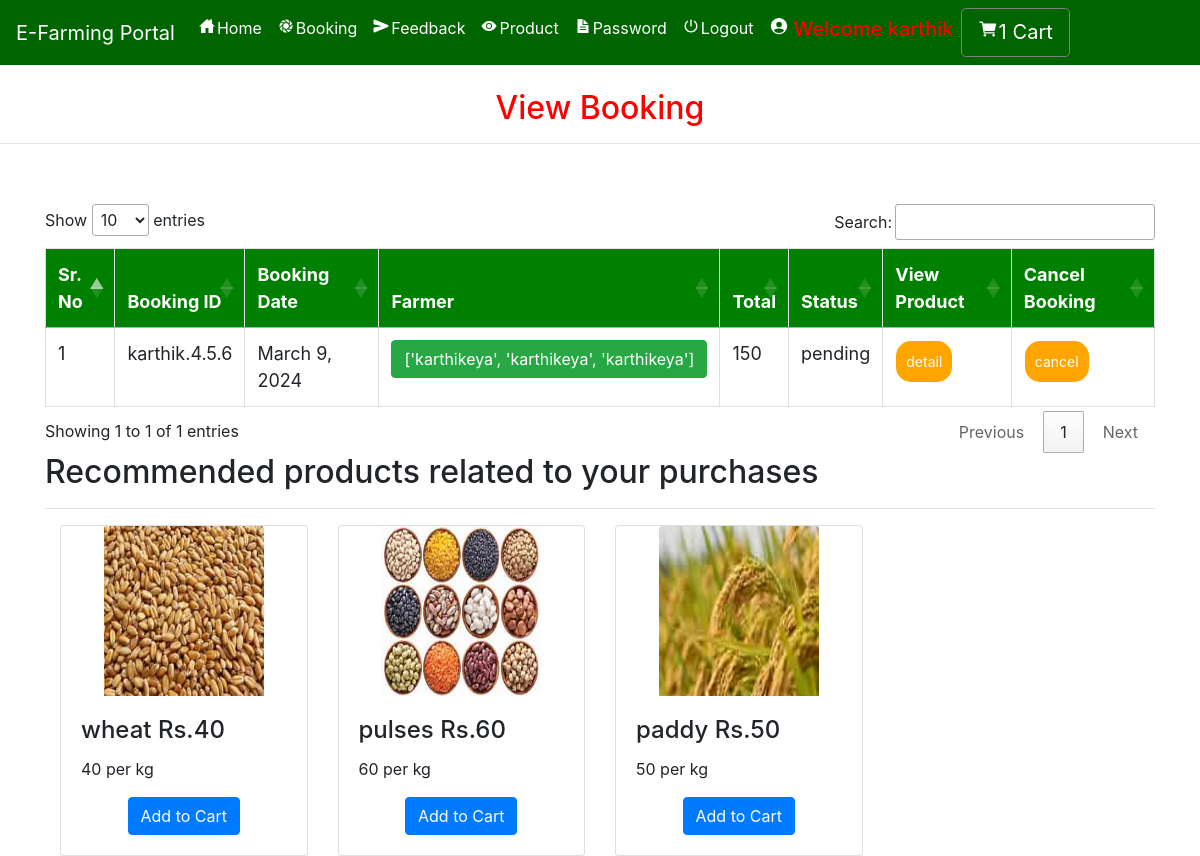
/view_booking (signed in), run on the app's committed database.
### farmerapp/models.py (models this page shows, shortened)
class Booking(models.Model):
    status = models.ForeignKey(Status, on_delete=models.CASCADE, null=True)
    profile = models.ForeignKey(Profile, on_delete=models.CASCADE, null=True)
    farmer =  models.TextField(null=True)
    booking_id = models.CharField(max_length=200,null=True)
    quantity = models.CharField(max_length=100,null=True)
    payment_id = models.CharField(max_length=200,null=True)
    payment_status = models.CharField(max_length=200,null=True, default="Pending")
    book_date = models.CharField(max_length=30, null=True)
    total = models.IntegerField(null=True)

class Status(models.Model):
    name = models.CharField(max_length=20, null=True)

class Product(models.Model):
    user = models.ForeignKey(User, on_delete=models.CASCADE, null=True)
    category = models.ForeignKey(Category, on_delete=models.CASCADE, null=True)
    image = models.FileField(null=True)
    name = models.CharField(max_length=30, null=True)
    price = models.IntegerField(null=True)
    desc = models.TextField(null=True)

### farmerapp/views.py (the view)
# urls.py: path('view_booking', View_Booking, name='view_booking'),
def View_Booking(request):
    user = User.objects.get(id=request.user.id)
    profile = Profile.objects.get(user=user)
    cart = Cart.objects.filter(profile=profile)
    book = Booking.objects.filter(profile=profile)
    if profile.user_type == "Seller":
        book = Booking.objects.filter(farmer__icontains=request.user.username)
    pro = recommended_product(request)
    num1=0
    for i in cart:
        num1 += 1
    d = {'book': book,'num1':num1, 'pro':pro}
    return render(request, 'view_booking.html', d)

### farmerapp/views.py (called while the page is built)
def recommended_product(request):
    user = User.objects.get(id=request.user.id)
    profile = Profile.objects.get(user=user)
    book = Booking.objects.filter(profile=profile).order_by('-id')[:2]
    recommend = []
    for i in book:
        recommend+=i.booking_id.split('.')[1:]
    pro1 = Product.objects.filter(id__in=recommend)
    cat = []
    for i in pro1:
        if not i.category.id in cat:
            cat.append(i.category.id)
    pro = Product.objects.filter(category__id__in=cat).order_by('?')
    return pro

### farmerapp/templates/view_booking.html (shortened to what this page needs)
{% extends 'navigation.html' %}
{% block body %}
<center><h2 style="color:red;margin-top:2%">View Booking</h2></center><hr>
 <div class="container">
<table class="table table-bordered" id="myTable">
  <thead>
  <tr>
    <th>Sr. No</th>
    <th>Booking ID</th>
    <th>Booking Date</th>
      <th>Farmer</th>
      <th>Total</th>
      <th>Status</th>
    <th>View Product</th>
    <th>Cancel Booking</th>
  </tr>
  </thead>
   <tbody>
{% for i in book %}
  <tr>
      <td>{{forloop.counter}}</td>
    <td>{{i.booking_id}}</td>
    <td>{{i.book_date}}</td>
      <td>
        <a href="farmer_detail/{{i.id}}">
          <button class="btn btn-success">{{i.farmer}}</button>
        </a>
      </td>
      <td>{{i.total}}</td>
      <td>{{i.status.name}}</td>
      <td><a href="{% url 'booking_detail' i.booking_id i.id %}"><button class="button button1">detail</button></a></td>
      <td><a href="{% url 'delete_booking' i.booking_id i.id %}" onclick="return confirm('Are you sure?')"><button class="button button1" id="#delete">cancel</button></a></td>
  </tr>
   {% endfor %}
    </tbody>
</table>
 </div>
<div class="container">
    <h2>Recommended products related to your purchases</h2><hr>
    <div class="carousel-inner row w-100 mx-auto">
			{% for j in pro %}
				<div class="carousel-item col-md-3 active"><div class="card">
					<center>
            <a href="/product_detail/{{j.id}}">
              <img class="card-img-top img-fluid" align="center" src="{{j.image.url}}" style="width:160px;height:170px;float:center" alt="card-img">
            </a>
          </center>
            <div class="card-body">
   						<h4 class="card-title">{{j.name}} Rs.{{j.price}}</h4>
   						<p class="card-text">{{j.desc}}</p>
   						<form align="center" action="{% url 'add_cart' j.id %}" method="post">
                            <button type="submit" class="btn btn-primary">Add to Cart</button>
</form>
   					</div>
   				</div>
   			</div>
			{% endfor %}
		</div>
</div>
{% endblock %}

### farmerapp/templates/navigation.html (style rules this page uses)
* { box-sizing: border-box; }
#myTable { border-collapse: collapse; width: 100%; border: 1px solid #ddd; font-size: 18px; }
#myTable th { text-align: left; padding: 12px; background-color: green; color: white; }
#myTable td { text-align: left; padding: 12px; background-color: white; }
#myTable tr { border-bottom: 1px solid #ddd; }
.button { background-color: orange; border: none; color: white; padding: 10px; text-align: centre; text-decoration: none; display: inline-block; font-size: 14px; margin: 1px 1px; cursor: pointer; }
.button1 { border-radius: 15px; }
.carousel-inner img { width: 100%; height: 100%; }

### data on the page
Booking: booking_id "karthik.4.5.6", book_date "March 9, 2024", farmer "['karthikeya', 'karthikeya', 'karthikeya']", total "150", status.name "pending"
Product: image (picture), name "wheat", price "40", desc "40 per kg"
Product: image (picture), name "pulses", price "60", desc "60 per kg"
Product: image (picture), name "paddy", price "50", desc "50 per kg"

### other printed values
{{ num1 }} "1"
